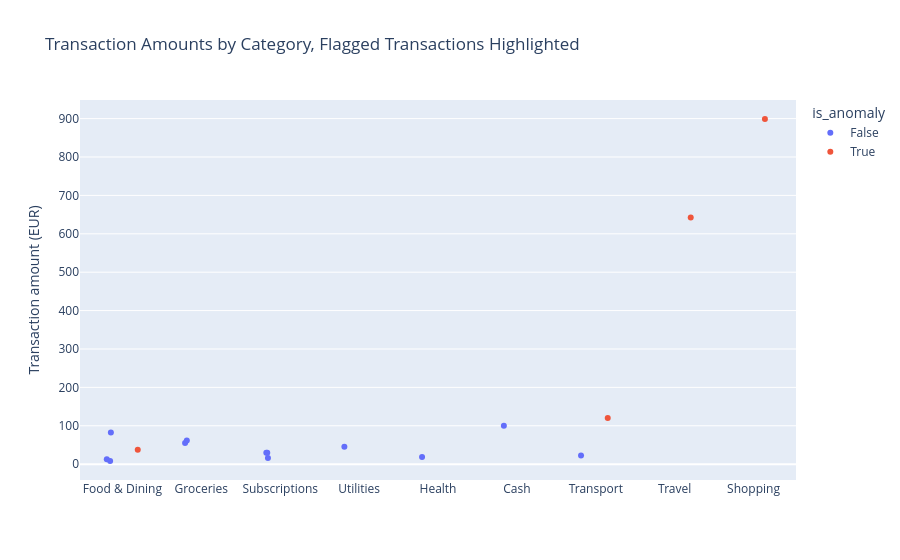

Notebook source saved alongside this figure:
### Markdown cell above
Rows dropped from this chart are the `insufficient_history` transactions —
they have no score to plot, which is itself the point (section 7).

### Code cell
fig = px.strip(
    results_df,
    x="category",
    y="abs_amount",
    color="is_anomaly",
    hover_data=["merchant", "date", "method"],
    title="Transaction Amounts by Category, Flagged Transactions Highlighted",
    labels={"abs_amount": "Transaction amount (EUR)", "category": ""},
)
fig.show()

### Figure 1 — Plotly figure (JSON) as saved in the notebook; plotly's stock layout.template omitted (floating-point values rounded to 4 significant figures)
{"data": [{"alignmentgroup": "True", "boxpoints": "all", "customdata": [["Coffee Corner", "2026-02-02T00:00:00", "insufficient_history"], ["Continente", "2026-02-03T00:00:00", "insufficient_history"], ["Spotify", "2026-02-05T00:00:00", "insufficient_history"], ["O Pescador", "2026-02-07T00:00:00", "insufficient_history"], ["EDP", "2026-02-10T00:00:00", "insufficient_history"], ["Farmácia Central", "2026-02-12T00:00:00", "global_relative_robust_z"], ["Café Central", "2026-02-22T00:00:00", "global_relative_robust_z"], ["Netflix", "2026-02-24T00:00:00", "global_relative_robust_z"], ["Continente", "2026-03-03T00:00:00", "global_relative_robust_z"], ["Spotify", "2026-03-05T00:00:00", "global_relative_robust_z"], ["ATM", "2026-03-10T00:00:00", "global_relative_robust_z"], ["Galp", "2026-03-12T00:00:00", "global_relative_robust_z"]], "fillcolor": "rgba(255,255,255,0)", "hoveron": "points", "hovertemplate": "is_anomaly=False<br>=%{x}<br>Transaction amount (EUR)=%{y}<br>merchant=%{customdata[0]}<br>date=%{customdata[1]}<br>method=%{customdata[2]}<extra></extra>", "legendgroup": "False", "line": {"color": "rgba(255,255,255,0)"}, "marker": {"color": "#636efa"}, "name": "False", "offsetgroup": "False", "orientation": "v", "pointpos": 0, "showlegend": true, "type": "box", "x": ["Food & Dining", "Groceries", "Subscriptions", "Food & Dining", "Utilities", "Health", "Food & Dining", "Subscriptions", "Groceries", "Subscriptions", "Cash", "Transport"], "x0": " ", "xaxis": "x", "y": [12.5, 54.9, 29.99, 82.4, 45.0, 18.75, 8.2, 15.99, 61.3, 29.99, 100.0, 22.4], "y0": " ", "yaxis": "y"}, {"alignmentgroup": "True", "boxpoints": "all", "customdata": [["CP", "2026-02-15T00:00:00", "global_relative_robust_z"], ["TAP Air", "2026-02-18T00:00:00", "global_relative_robust_z"], ["MediaMarkt", "2026-02-20T00:00:00", "global_relative_robust_z"], ["O Pescador", "2026-03-08T00:00:00", "category_relative_robust_z"]], "fillcolor": "rgba(255,255,255,0)", "hoveron": "points", "hovertemplate": "is_anomaly=True<br>=%{x}<br>Transaction amount (EUR)=%{y}<br>merchant=%{customdata[0]}<br>date=%{customdata[1]}<br>method=%{customdata[2]}<extra></extra>", "legendgroup": "True", "line": {"color": "rgba(255,255,255,0)"}, "marker": {"color": "#EF553B"}, "name": "True", "offsetgroup": "True", "orientation": "v", "pointpos": 0, "showlegend": true, "type": "box", "x": ["Transport", "Travel", "Shopping", "Food & Dining"], "x0": " ", "xaxis": "x", "y": [120.0, 642.5, 899.0, 37.8], "y0": " ", "yaxis": "y"}], "layout": {"boxmode": "group", "legend": {"title": {"text": "is_anomaly"}, "tracegroupgap": 0}, "title": {"text": "Transaction Amounts by Category, Flagged Transactions Highlighted"}, "xaxis": {"anchor": "y", "domain": [0.0, 1.0], "title": {"text": ""}}, "yaxis": {"anchor": "x", "domain": [0.0, 1.0], "title": {"text": "Transaction amount (EUR)"}}}}
